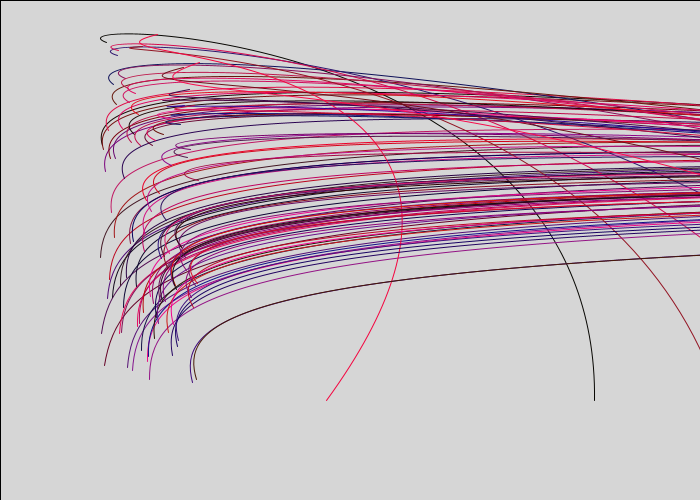
Frame 1 (no input)
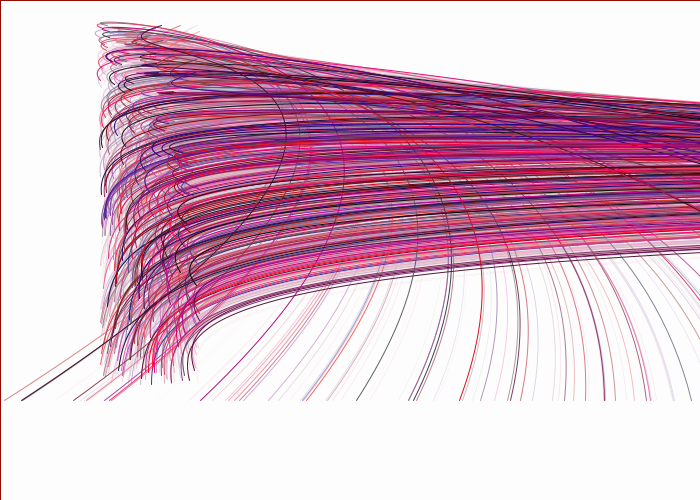
Frame 60 (the mouse pressed at the canvas centre just before this capture)
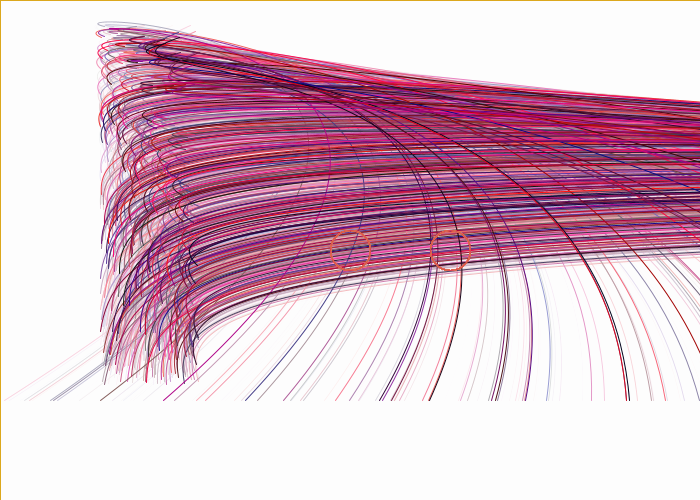
Frame 120 (the mouse held since frame 60 and released just before this capture)

The Processing sketch that drew these frames (run headless with seeded random() and noise(); from frame 60 on, the mouse is pressed at the canvas centre):

// Processing sketch: processing_158594
// ── processing_158594.pde

void setup(){
size(700,500);
}
    void draw(){
lights();
    fill(255,50);
    rect(0,0,width,height);
        for (int i=0; i<100; i++){
        float r=random(120);
        noFill();
        stroke(random(255),random(25),random(150));
        bezier(100+i,2*r+(r+25),r+30,r+(i+5),600,20+r,100*r,400);


            {if(mousePressed){ 
            stroke(220,random(255),random(150));
            translate(20, 50, 0);
            ellipse(350,250,40,40);
            //translate(60, 0, 0);
            ellipse(450,250,40,40);
            }
        } 
    }
}
